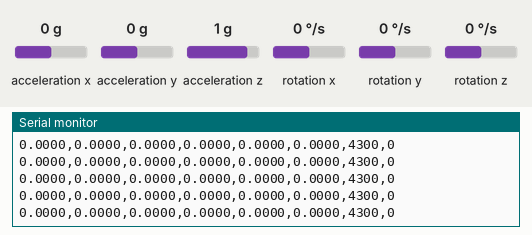
Simulated run of this sketch. Board: ESP32. Shown: the last lines printed to the serial monitor. Inputs (shaded band) come from the test bench; at power-on: rotation x 0 °/s, rotation y 0 °/s, rotation z 0 °/s, acceleration x 0 g, acceleration y 0 g, acceleration z 1 g.

Above: at 13.2 s.
13.3 s: rotation x set to -192 °/s
At 14.1 s:
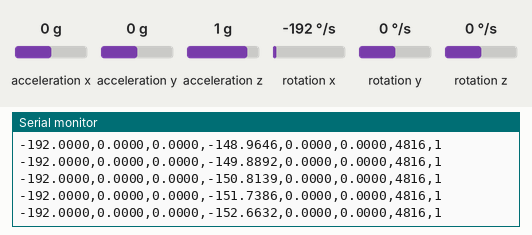
14.8 s: rotation y set to -192 °/s
At 15.9 s:
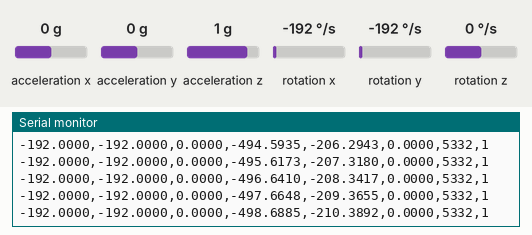
16.3 s: rotation z set to 100 °/s
At 16.8 s:
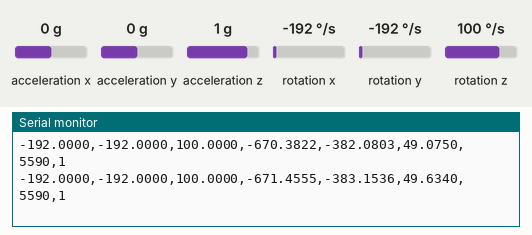
19.3 s: rotation y set to 0 °/s
At 19.9 s:
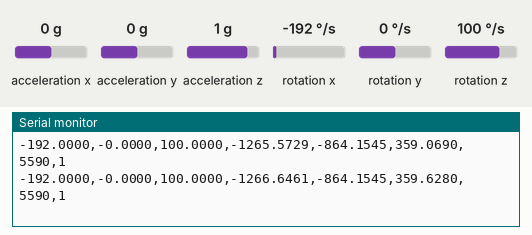
22.3 s: rotation y set to -192 °/s
At 22.9 s:
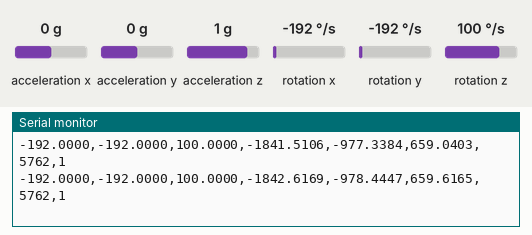
25.3 s: rotation x set to 19 °/s
Timing chart, 0 to 25.4 s (numbered marks = the images above; inputs shaded):
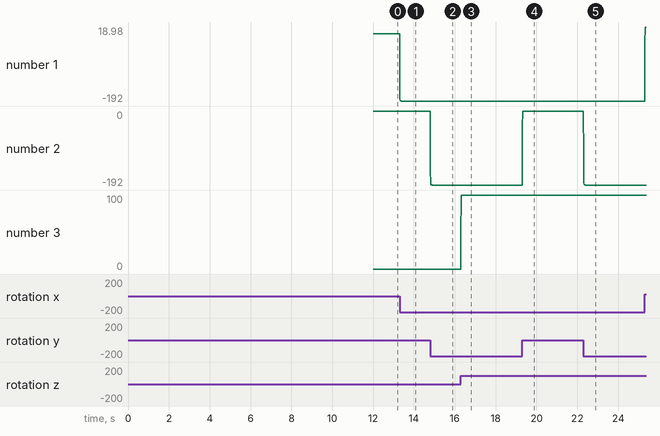

Measured:
- after the input at 13.3 s, the serial monitor: prints a new line at once (image 1)
- plotted number 1: 0 → -192 after the input at 13.3 s

The sketch:

rocket_firmware.ino
```cpp
/*
 * rocket_firmware.ino
 * Gyro-only TVC orientation — MPU6050 + ESP32
 *
 * Required libraries (copy from github.com/jrowberg/i2cdevlib):
 *   I2Cdev, MPU6050  →  Arduino libraries directory
 *
 * MPU6050 wiring to ESP32:
 *   VCC → 3.3V   GND → GND   SDA → GPIO 21   SCL → GPIO 22   AD0 → GND
 *
 * ─────────────────────────────────────────────────────────────────────────────
 * TWO-PHASE OPERATION: PAD MODE vs FLIGHT MODE
 * ─────────────────────────────────────────────────────────────────────────────
 *
 * PAD MODE (before launch):
 *   - Runtime bias learning is ACTIVE.
 *     The bias estimate continuously tracks temperature drift so that by the
 *     time the rocket launches the bias is as accurate as it can possibly be.
 *   - Integration is GATED when stationary.
 *     Noise below the stationary threshold does not accumulate into the angle.
 *   - The rocket sits on the pad for potentially minutes. Without this gating
 *     even 0.01 °/s of residual bias would add up to visible angle error before
 *     launch and the TVC controller would try to "correct" a phantom lean.
 *
 * FLIGHT MODE (after launch detected):
 *   - Runtime bias learning is FROZEN at the last pad value.
 *     During flight the rocket is genuinely rotating. If we kept learning we
 *     would mistake real rotation for bias and subtract out the signal we need.
 *   - Stationary gating is DISABLED.
 *     The rocket may fly nearly straight (low angular rates) when the TVC loop
 *     is working well. We must still integrate those small rates accurately.
 *   - The bias estimate from the pad phase is the best we have and is held
 *     for the duration of the flight.
 *
 * LAUNCH DETECTION — gyro magnitude threshold:
 *   Without an accelerometer the cleanest launch signal available is the gyro
 *   itself. When the rocket leaves the launch rod it will experience a clear
 *   disturbance from rod-exit wobble and initial atmosphere. The gyro magnitude
 *   will spike well above the bench noise floor.
 *   Threshold = 15 °/s. A value this high cannot be reached by bench vibration
 *   but will be reached immediately at rod exit on any practical launch.
 *   Once triggered, flight mode is latched permanently — it never reverts.
 *   This avoids any false reversion if the rocket happens to fly very straight.
 *
 * ─────────────────────────────────────────────────────────────────────────────
 * WHY ±500 °/s RANGE
 * ─────────────────────────────────────────────────────────────────────────────
 * The C6 motor produces ~255 °/s² angular acceleration against this rocket's
 * MMOI. An uncorrected lean of just 1° would produce over 250 °/s rotation
 * within one second. ±250 °/s would clip immediately. ±500 °/s gives headroom.
 *
 * ─────────────────────────────────────────────────────────────────────────────
 * SERIAL OUTPUT FORMAT
 * ─────────────────────────────────────────────────────────────────────────────
 * One CSV line per loop iteration at 500 Hz:
 *   gx,gy,gz,pitch,roll,yaw,dt_us,flight
 * flight = 0 on pad, 1 in flight — lets the visualiser show mode clearly.
 * ─────────────────────────────────────────────────────────────────────────────
 */

#include "I2Cdev.h"
#include "MPU6050.h"
#include "Wire.h"

// ─── Constants ────────────────────────────────────────────────────────────────

// Gyro sensitivity at ±500 °/s = 65.5 LSB/(°/s).
const float GYRO_SENSITIVITY    = 65.5f;

// PAD MODE: stationary detection threshold (°/s).
// Set ~3× your observed noise floor (read from the visualiser noise stats box).
// Typical noise floor for MPU6050 at 500 Hz after DLPF ≈ 0.05–0.15 °/s σ.
// 0.5 °/s threshold is safely above noise but well below any real movement.
const float STATIONARY_THRESH   = 0.5f;

// PAD MODE: how fast the bias tracks temperature drift while stationary.
// 0.001 = takes ~1000 stationary samples (2 s at 500 Hz) to fully update.
// Faster tracking is fine on the pad because we have unlimited time.
const float BIAS_LEARN_RATE     = 0.001f;

// LAUNCH DETECT: gyro vector magnitude threshold to switch to flight mode.
// 15 °/s cannot be reached by bench vibration but is easily exceeded at rod exit.
// Lower this if your launch rod is very smooth; raise it if bench vibration
// is triggering false launches (watch the visualiser flight indicator).
const float LAUNCH_THRESH_DPS   = 15.0f;

// EMA smoothing on gyro output.
// 0.6 = responsive with mild smoothing. The hardware DLPF already did the
// heavy lifting; this just takes the edge off sample-to-sample jitter.
const float GYRO_EMA_ALPHA      = 0.6f;

// Multi-sample averaging per loop iteration.
const int   NUM_AVG_SAMPLES     = 2;

// 500 Hz loop.
const unsigned long LOOP_PERIOD_US = 2000UL;

// Initial calibration.
const int   CAL_WARMUP_MS       = 3000;   // thermal soak before collecting
const int   CAL_SAMPLES         = 5000;   // ~1.7 s of I2C reads

const int   BAUD_RATE           = 115200;

// ─── Globals ─────────────────────────────────────────────────────────────────

MPU6050 imu;

float biasX = 0.0f, biasY = 0.0f, biasZ = 0.0f;
float filtGx = 0.0f, filtGy = 0.0f, filtGz = 0.0f;
float pitch = 0.0f, roll = 0.0f, yaw = 0.0f;

bool  inFlight = false;   // latched true at launch detection, never reverts

unsigned long lastTime = 0;

// ─── setup() ─────────────────────────────────────────────────────────────────
void setup() {
    Serial.begin(BAUD_RATE);
    Wire.begin();
    Wire.setClock(400000);
    imu.initialize();

    if (!imu.testConnection()) {
        Serial.println("MPU6050 FAILED");
        while (true) {}
    }

    imu.setFullScaleGyroRange(MPU6050_GYRO_FS_500);
    imu.setDLPFMode(MPU6050_DLPF_BW_42);
    imu.setRate(0);

    // ── Initial bias calibration ──────────────────────────────────────────
    Serial.println("CALIBRATING");
    delay(CAL_WARMUP_MS);

    long sumX = 0, sumY = 0, sumZ = 0;
    for (int i = 0; i < CAL_SAMPLES; i++) {
        int16_t rx, ry, rz;
        imu.getRotation(&rx, &ry, &rz);
        sumX += rx; sumY += ry; sumZ += rz;
    }
    biasX = (float)sumX / CAL_SAMPLES;
    biasY = (float)sumY / CAL_SAMPLES;
    biasZ = (float)sumZ / CAL_SAMPLES;

    Serial.println("READY");
    lastTime = micros();
}

// ─── loop() ──────────────────────────────────────────────────────────────────
void loop() {
    while ((micros() - lastTime) < LOOP_PERIOD_US) {}
    unsigned long now = micros();
    float dt = (now - lastTime) * 1e-6f;
    lastTime = now;

    // ── Average raw samples ───────────────────────────────────────────────
    long rawSumX = 0, rawSumY = 0, rawSumZ = 0;
    for (int s = 0; s < NUM_AVG_SAMPLES; s++) {
        int16_t rx, ry, rz;
        imu.getRotation(&rx, &ry, &rz);
        rawSumX += rx; rawSumY += ry; rawSumZ += rz;
    }
    float avgX = (float)rawSumX / NUM_AVG_SAMPLES;
    float avgY = (float)rawSumY / NUM_AVG_SAMPLES;
    float avgZ = (float)rawSumZ / NUM_AVG_SAMPLES;

    // ── De-bias ───────────────────────────────────────────────────────────
    float gx = (avgX - biasX) / GYRO_SENSITIVITY;
    float gy = (avgY - biasY) / GYRO_SENSITIVITY;
    float gz = (avgZ - biasZ) / GYRO_SENSITIVITY;

    // ── Launch detection (one-way latch) ──────────────────────────────────
    // Check gyro vector magnitude. Once latched, never un-latches.
    if (!inFlight) {
        float mag = sqrtf(gx*gx + gy*gy + gz*gz);
        if (mag > LAUNCH_THRESH_DPS) {
            inFlight = true;
            // Freeze bias at current best estimate — no more learning.
        }
    }

    // ── Pad mode: bias learning + stationary gating ───────────────────────
    bool integrate = true;

    if (!inFlight) {
        float absGx = fabsf(gx);
        float absGy = fabsf(gy);
        float absGz = fabsf(gz);

        bool stationary = (absGx < STATIONARY_THRESH &&
                           absGy < STATIONARY_THRESH &&
                           absGz < STATIONARY_THRESH);

        if (stationary) {
            // Refine bias toward current raw reading.
            biasX = (1.0f - BIAS_LEARN_RATE) * biasX + BIAS_LEARN_RATE * avgX;
            biasY = (1.0f - BIAS_LEARN_RATE) * biasY + BIAS_LEARN_RATE * avgY;
            biasZ = (1.0f - BIAS_LEARN_RATE) * biasZ + BIAS_LEARN_RATE * avgZ;
            // Recompute with updated bias.
            gx = (avgX - biasX) / GYRO_SENSITIVITY;
            gy = (avgY - biasY) / GYRO_SENSITIVITY;
            gz = (avgZ - biasZ) / GYRO_SENSITIVITY;
            // Do not integrate noise into the angle while sitting on pad.
            integrate = false;
        }
    }

    // ── EMA smooth ────────────────────────────────────────────────────────
    filtGx = GYRO_EMA_ALPHA * gx + (1.0f - GYRO_EMA_ALPHA) * filtGx;
    filtGy = GYRO_EMA_ALPHA * gy + (1.0f - GYRO_EMA_ALPHA) * filtGy;
    filtGz = GYRO_EMA_ALPHA * gz + (1.0f - GYRO_EMA_ALPHA) * filtGz;

    // ── Integrate ─────────────────────────────────────────────────────────
    if (integrate) {
        pitch += filtGx * dt;
        roll  += filtGy * dt;
        yaw   += filtGz * dt;
    }

    // ── Serial output ─────────────────────────────────────────────────────
    // Format: gx,gy,gz,pitch,roll,yaw,dt_us,flight
    Serial.print(filtGx, 4); Serial.print(',');
    Serial.print(filtGy, 4); Serial.print(',');
    Serial.print(filtGz, 4); Serial.print(',');
    Serial.print(pitch,  4); Serial.print(',');
    Serial.print(roll,   4); Serial.print(',');
    Serial.print(yaw,    4); Serial.print(',');
    Serial.print((unsigned long)(dt * 1e6f)); Serial.print(',');
    Serial.println(inFlight ? 1 : 0);
}
```
